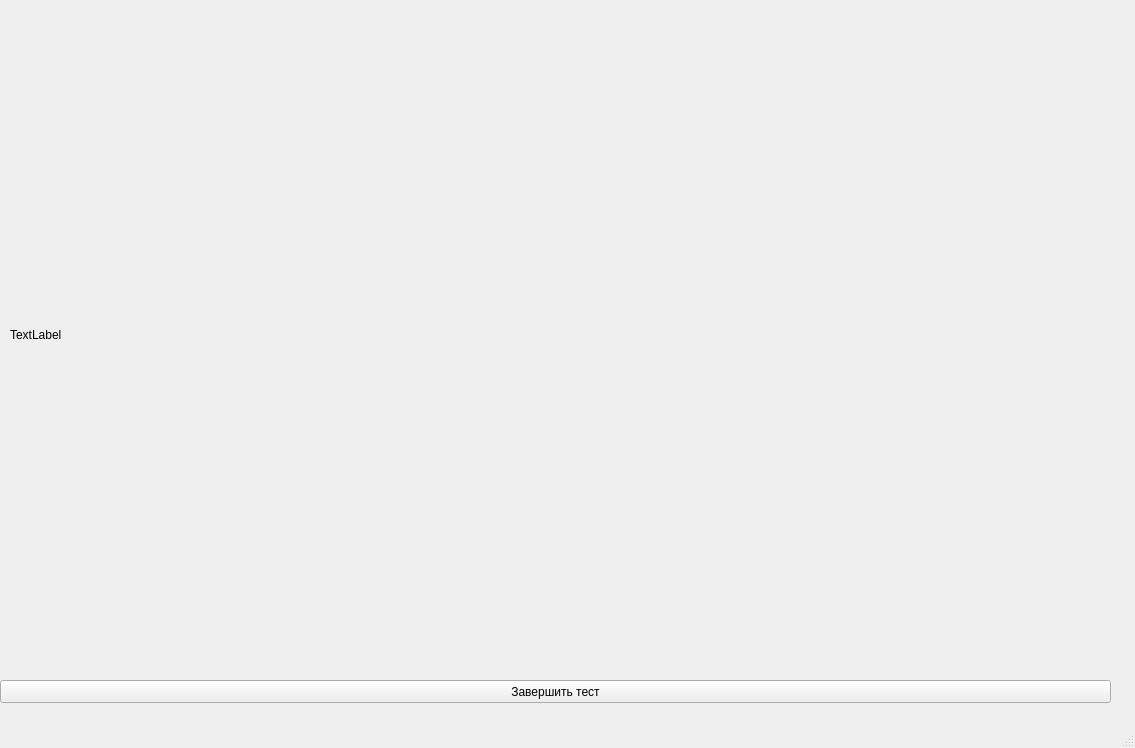
<?xml version="1.0" encoding="UTF-8"?>
<ui version="4.0">
 <class>MainWindow</class>
 <widget class="QMainWindow" name="MainWindow">
  <property name="geometry">
   <rect>
    <x>0</x>
    <y>0</y>
    <width>1135</width>
    <height>748</height>
   </rect>
  </property>
  <property name="windowTitle">
   <string>MainWindow</string>
  </property>
  <widget class="QWidget" name="centralwidget">
   <widget class="QLabel" name="image_label">
    <property name="geometry">
     <rect>
      <x>10</x>
      <y>10</y>
      <width>1100</width>
      <height>650</height>
     </rect>
    </property>
    <property name="text">
     <string>TextLabel</string>
    </property>
   </widget>
   <widget class="QPushButton" name="finish_testButton">
    <property name="geometry">
     <rect>
      <x>0</x>
      <y>680</y>
      <width>1111</width>
      <height>23</height>
     </rect>
    </property>
    <property name="text">
     <string>Завершить тест</string>
    </property>
   </widget>
  </widget>
  <widget class="QMenuBar" name="menubar">
   <property name="geometry">
    <rect>
     <x>0</x>
     <y>0</y>
     <width>1135</width>
     <height>21</height>
    </rect>
   </property>
  </widget>
  <widget class="QStatusBar" name="statusbar"/>
 </widget>
 <resources/>
 <connections/>
</ui>
